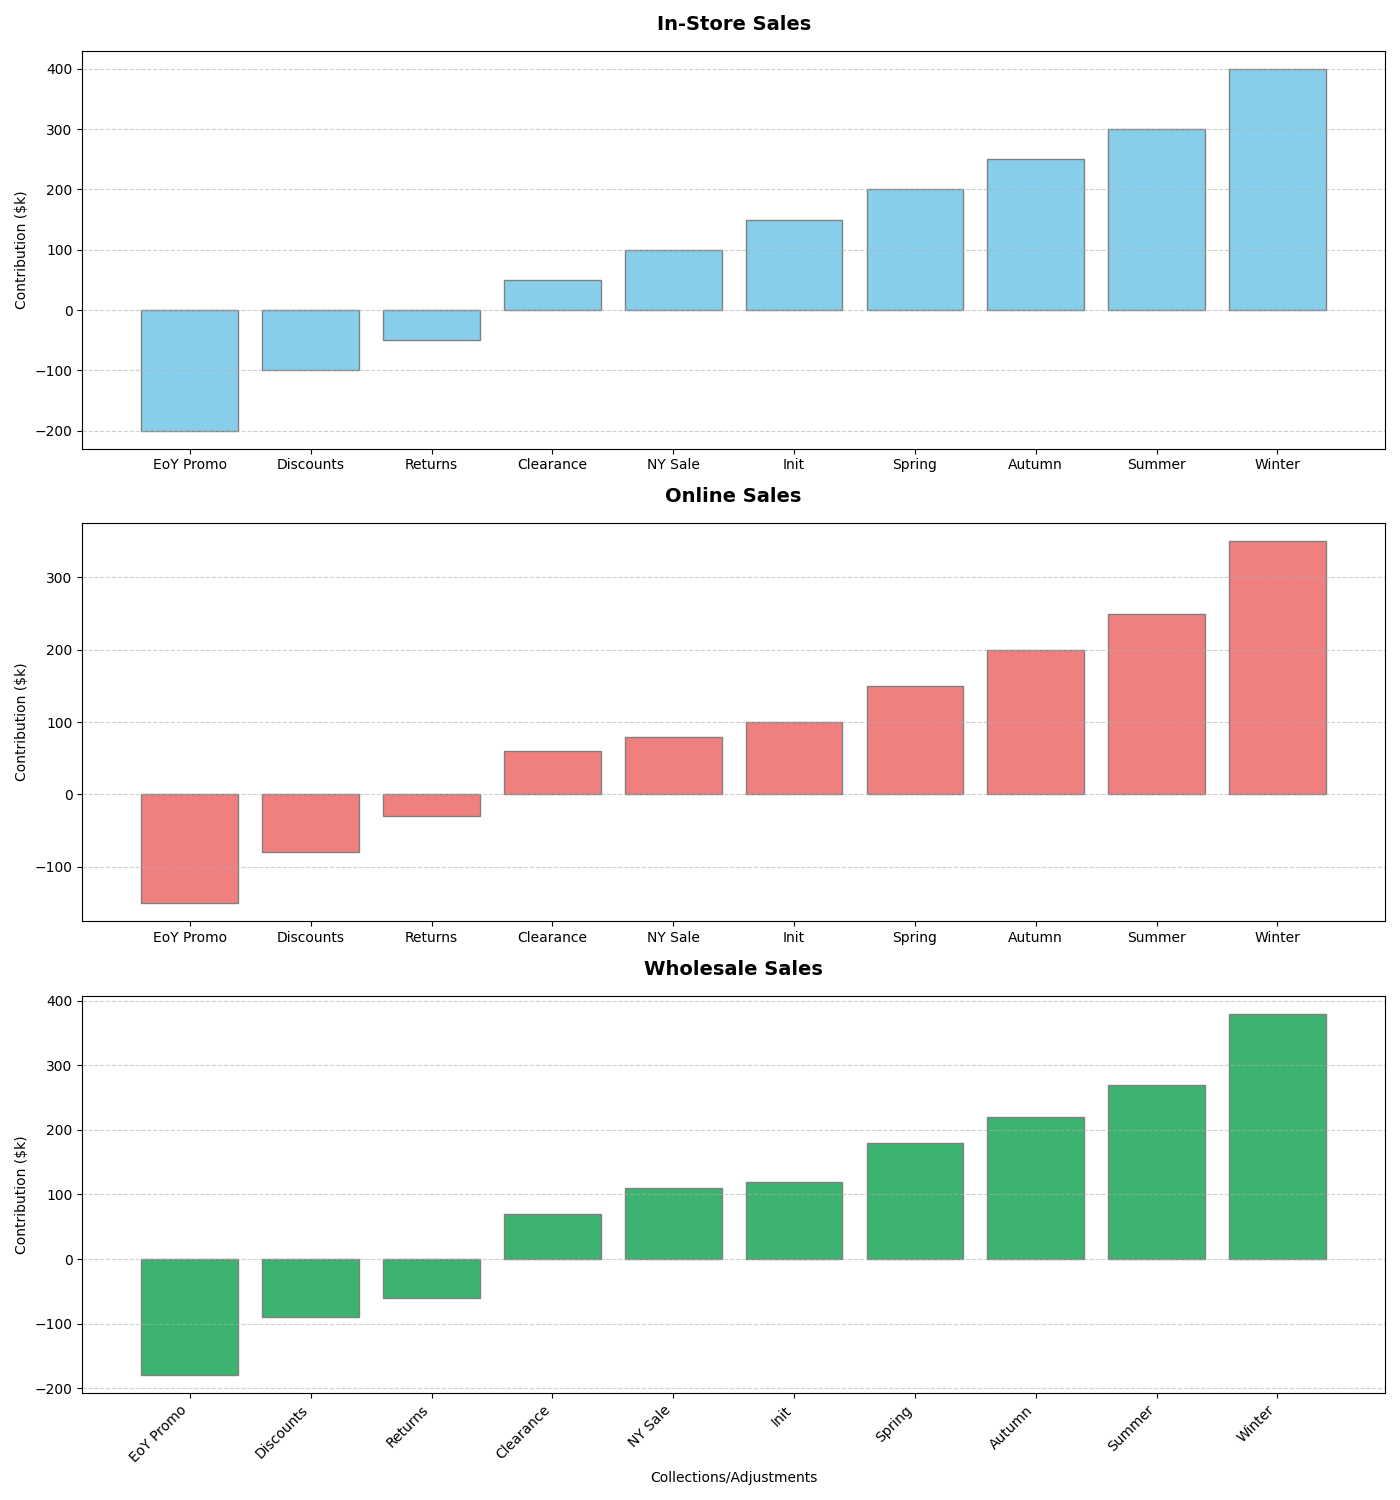

Write the Python code that produced this figure.
import matplotlib.pyplot as plt
import numpy as np

# Original sales contributions
sales_contributions_instore = [150, 200, -50, 300, -100, 250, 400, -200, 100, 50]
sales_contributions_online = [100, 150, -30, 250, -80, 200, 350, -150, 80, 60]

# New "Wholesale" sales contributions
sales_contributions_wholesale = [120, 180, -60, 270, -90, 220, 380, -180, 110, 70]

labels = ["Init", "Spring", "Returns", "Summer", "Discounts", 
          "Autumn", "Winter", "EoY Promo", "NY Sale", "Clearance"]

# Sort indices for each sales category
sorted_indices_instore = np.argsort(sales_contributions_instore)
sorted_indices_online = np.argsort(sales_contributions_online)
sorted_indices_wholesale = np.argsort(sales_contributions_wholesale)

# Sort data by the determined indices
sales_contributions_instore_sorted = np.array(sales_contributions_instore)[sorted_indices_instore]
sales_contributions_online_sorted = np.array(sales_contributions_online)[sorted_indices_online]
sales_contributions_wholesale_sorted = np.array(sales_contributions_wholesale)[sorted_indices_wholesale]

labels_instore_sorted = np.array(labels)[sorted_indices_instore]
labels_online_sorted = np.array(labels)[sorted_indices_online]
labels_wholesale_sorted = np.array(labels)[sorted_indices_wholesale]

# Create subplots for each sales category
fig, ax = plt.subplots(3, 1, figsize=(14, 15))

ax[0].bar(labels_instore_sorted, sales_contributions_instore_sorted, color='skyblue', edgecolor='grey')
ax[0].set_title("In-Store Sales", fontsize=14, fontweight='bold', pad=15)
ax[0].set_ylabel('Contribution ($k)', fontsize=10)
ax[0].grid(axis='y', linestyle='--', alpha=0.6)

ax[1].bar(labels_online_sorted, sales_contributions_online_sorted, color='lightcoral', edgecolor='grey')
ax[1].set_title("Online Sales", fontsize=14, fontweight='bold', pad=15)
ax[1].set_ylabel('Contribution ($k)', fontsize=10)
ax[1].grid(axis='y', linestyle='--', alpha=0.6)

ax[2].bar(labels_wholesale_sorted, sales_contributions_wholesale_sorted, color='mediumseagreen', edgecolor='grey')
ax[2].set_title("Wholesale Sales", fontsize=14, fontweight='bold', pad=15)
ax[2].set_ylabel('Contribution ($k)', fontsize=10)
ax[2].set_xlabel('Collections/Adjustments', fontsize=10)
ax[2].grid(axis='y', linestyle='--', alpha=0.6)

plt.xticks(rotation=45, ha='right')
plt.tight_layout()
plt.show()
